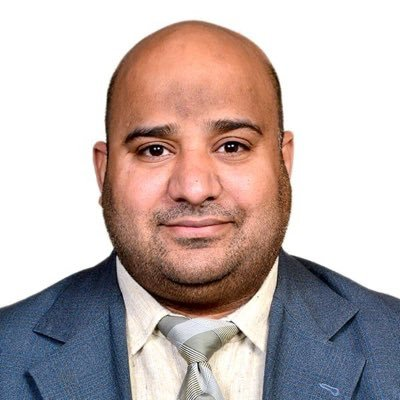
#> input picture Basics/bhola.jpg, 400 x 400 px, found by its file name
$ python basic.py
#> lines starting #> are read from the running program, lines starting #| are printed output that depends on the picture
import cv2 as cv

img=cv.imread('bhola.jpg')
#> img is the input picture: shape (400, 400, 3); mean B, G, R 175.8, 177.9, 192.1
cv.imshow('bhola',img)

#Converting to grayscale
gray=cv.cvtColor(img,cv.COLOR_BGR2GRAY)
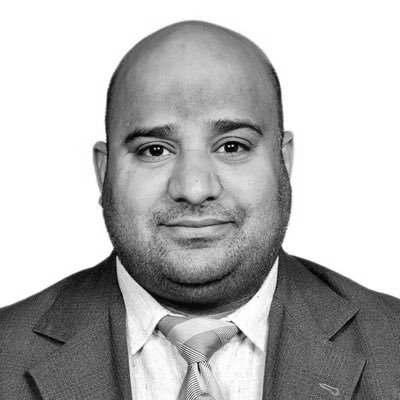
#> gray: shape (400, 400); min 0, max 255, mean 181.9
cv.imshow('Gray',gray)

#blur
blur=cv.GaussianBlur(img,(3,3),cv.BORDER_DEFAULT) #kernel size should be in odd number (3,3)
cv.imshow('Blur',blur)


#edge cascade
canny=cv.Canny(img,125,175)  #Edge will be decrease by sending a Blur img
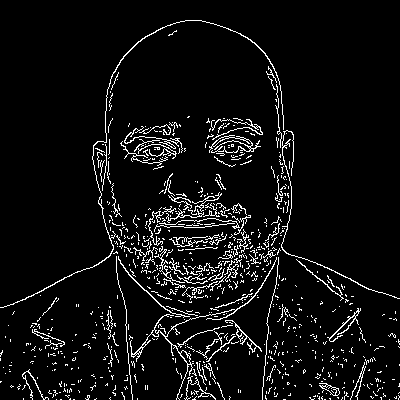
#> canny: shape (400, 400); 6.1% white in thin lines or dots
cv.imshow('canny edges',canny)


#dilating the image
dilated=cv.dilate(canny,(3,3),iterations=1)
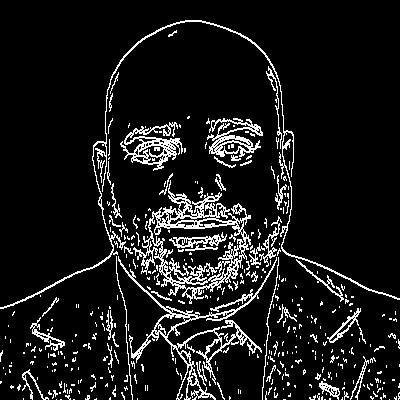
#> dilated: shape (400, 400); 9.8% white in thin lines or dots
cv.imshow('Dilated',dilated)


#eroding
eroded=cv.erode(dilated,(3,3),iterations=1)
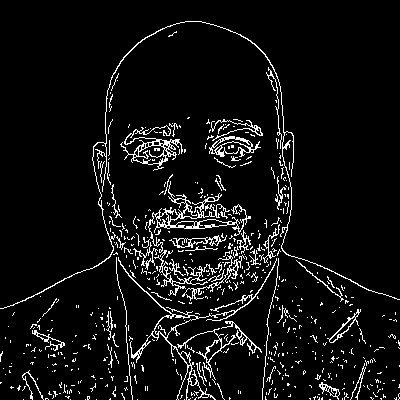
#> eroded: shape (400, 400); 6.6% white in thin lines or dots
cv.imshow('Eroded',eroded)


#Resize
resized=cv.resize(img,(500,500),interpolation=cv.INTER_CUBIC) #shrinking to smaller than original use INTER_AREA---& if you want enlarge the img then use INTER_LINEAR or INTER_CUBIC... cubic is better but slow
cv.imshow('Resized',resized)


#Cropping
cropped=img[50:200,200:400] # Square bracket; not round
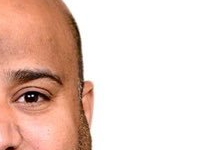
#> cropped: shape (150, 200, 3); mean B, G, R 192.5, 203.9, 231.9
cv.imshow('Cropped',cropped)

cv.waitKey(0)
